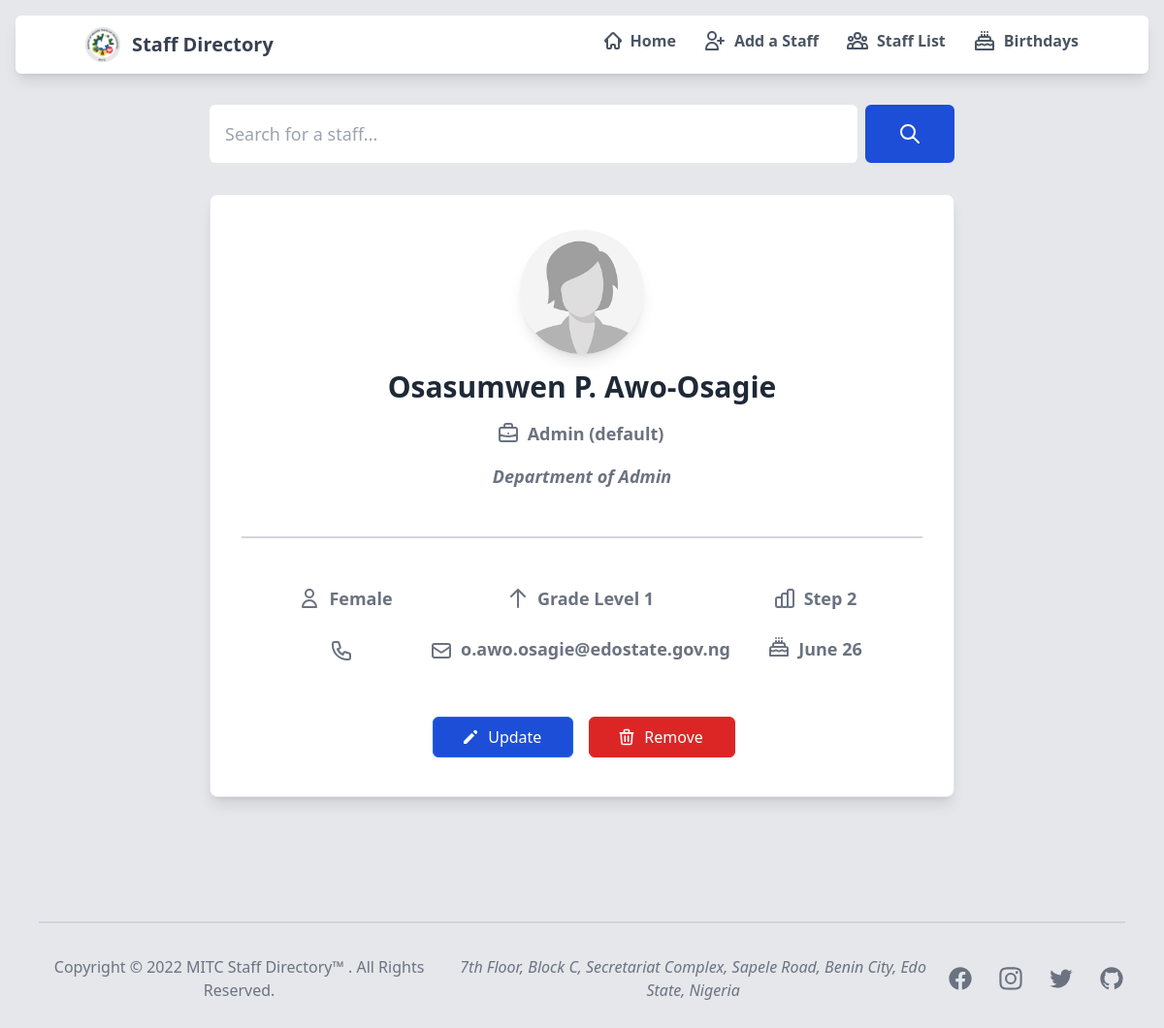
Page /staff/2 on the earlier database version.
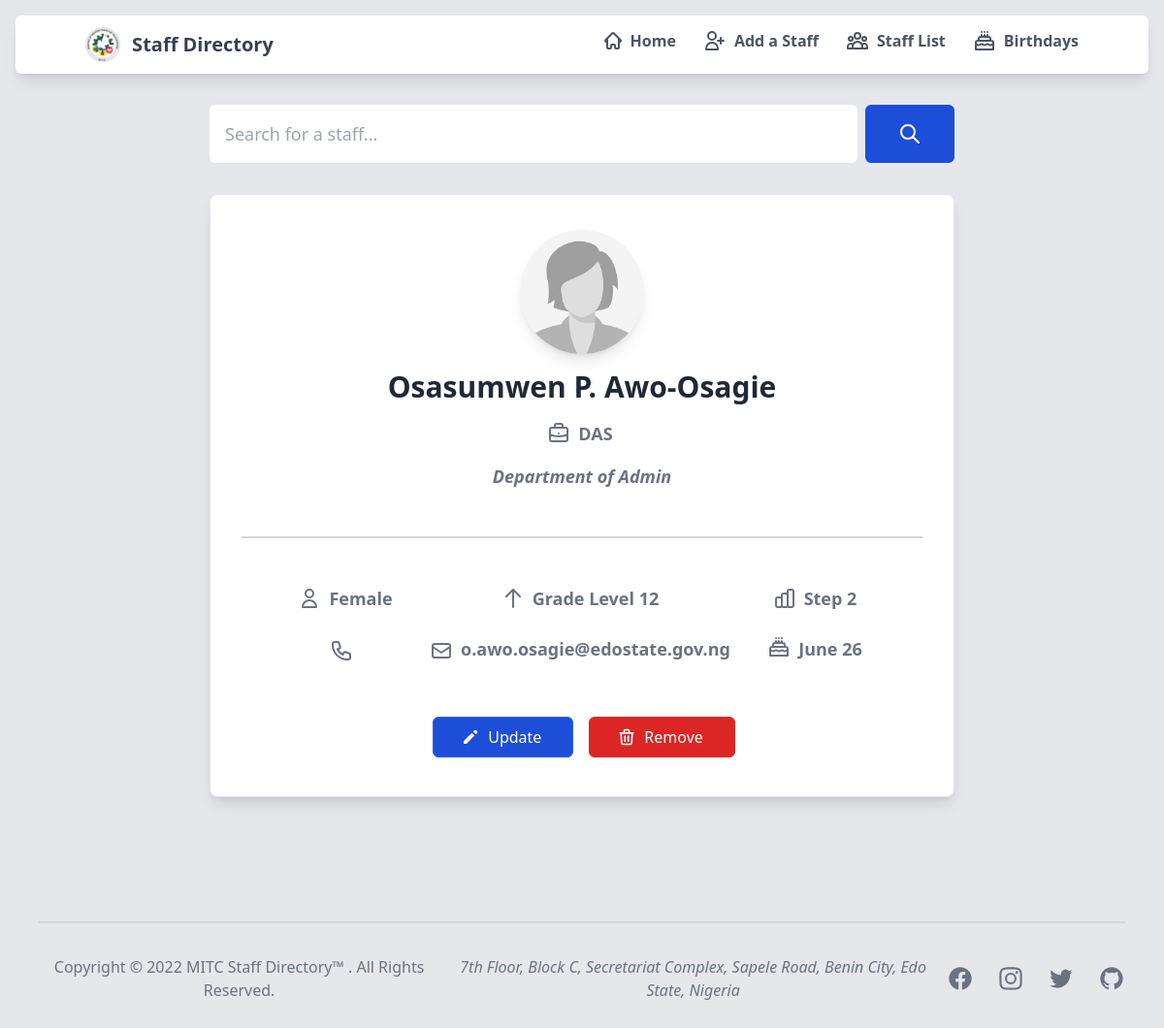
Same page on the later database version.
### sendmail/models.py (models this page shows, shortened)
class staffDetails(models.Model):
    first_name = models.CharField('First Name', max_length=20, null=False)
    middle_name = models.CharField('Middle Name', max_length=20, null=True, blank=True)
    last_name = models.CharField('Last Name', max_length=20, null=False)
    phone_number = PhoneNumberField('Phone Number', default='0800 000 0000')
    email = models.EmailField('Official Email', max_length = 254, null=False)
    cadre = models.CharField('Cadre', max_length=50, null=False)
    department = models.CharField('Department', max_length=100, null=False, default='Admin Dept (default)')
    level = models.IntegerField('Level', null=False)
    step = models.IntegerField('Step', null=False)
    staff_image = models.ImageField(
        verbose_name="Profile Picture",
        upload_to='staffimages',
        default='staffimages/default.jpg'
    )
    GENDER = (
        (1, 'Male'),
        (2, 'Female'),
        (3, 'Prefer not to say')
    )
    gender = models.IntegerField('Gender', choices=GENDER, default=2)
    def gender_verbose(self):
        return dict(staffDetails.GENDER)[self.gender]
    MONTHS = (
        (1, 'January'),
        (2, 'February'),
        (3, 'March'),
        (4, 'April'),
        (5, 'May'),
        (6, 'June'),
        (7, 'July'),
        (8, 'August'),
        (9, 'September'),
        (10, 'October'),
        (11, 'November'),
        (12, 'December')
    )
    birth_month = models.IntegerField('Birth Month', choices=MONTHS, default=1)
    birth_day = models.IntegerField('Birth Day', null=False)
    def birth_month_verbose(self):
        return dict(staffDetails.MONTHS)[self.birth_month]
    class Meta:
        db_table = 'sendmail_staffdetails'

### sendmail/views.py (the view)
# urls.py: re_path(r'^staff/(?P<pk>\d+)$', views.staffDetailsView.as_view(), name='staffdetails'),
class staffDetailsView(DetailView):
    context_object_name = 'staff'  # your own name for the list as a template variable
    template_name = 'staffdetails.html'
    def get_queryset(self):
        return staffDetails.objects.all().distinct()
    def get_context_data(self, **kwargs):
        context = super(staffDetailsView, self).get_context_data(**kwargs)
        context['phone_number_default'] = staffDetails._meta.get_field('phone_number').get_default()
        return context

### sendmail/templates/staffdetails.html (shortened to what the changed rows need)
{% extends "base.html" %}
{% load static tailwind_tags %}
{% load widget_tweaks %}
{% load static %}
{% block content %}
    <div class="max-w-3xl mx-auto px-8 mb-32 bg-white rounded-lg border border-gray-200 shadow-lg dark:bg-gray-800 dark:border-gray-700">
        <div class="flex flex-col items-center py-8">
            <img class="mb-4 mt-1 w-32 h-32 rounded-full shadow-lg" src="{{ staff.staff_image.url }}"
                alt="{{ staff.first_name }} {{ staff.last_name }} image">
            <h5 class="mb-4 text-3xl text-center mx-auto font-extrabold text-gray-800 dark:text-white">
                {{ staff.first_name.title }}
                {% if staff.middle_name.title %}
                    {{ staff.middle_name.title }}
                    {% else %}
                        <span></span>
                {% endif %}
                {{ staff.last_name.title }}
            </h5>
            <div class="flex flex-row items-center justify-center mb-4">
                <span class="inline-flex items-center">
                    {% if staff.cadre %}
                    <p class="items-center text-lg font-bold text-gray-500 dark:text-gray-400">{{ staff.cadre }}</p>
                        {% else %}
                            <p class="-mt-1 text-lg font-bold text-gray-500 dark:text-gray-400"><em>cadre not given</em></p>
                    {% endif %}
                </span>
            </div>
            <div class="flex flex-row items-center justify-center mb-8 md:mb-4">
                <span class="text-center">
                    {% if staff.department %}
                        {% if staff.first_name == 'Abieyuwa' %}
                            <p class="text-lg font-bold text-gray-500 dark:text-gray-400"><em>{{ staff.department }}</em></p>
                            {% else %}
                                <p class="text-lg font-bold text-gray-500 dark:text-gray-400"><em>Department of {{ staff.department }}</em></p>
                        {% endif %}
                        {% else %}
                            <p class="-mt-1 text-lg font-bold text-gray-500 dark:text-gray-400"><em>department not given</em></p>
                    {% endif %}
                </span>
            </div>
		    <hr class="mb-4 md:mb-2 border border-1 border-gray-300 w-full mx-auto dark:border-gray-700 lg:my-8">
            <div class="grid gap-6 mt-4 md:mt-4 mb-8 md:grid-cols-2 lg:grid-cols-3 justify-center">
                <div class="flex flex-row items-center justify-center">
                    <span class="inline-flex items-center">
                        <svg xmlns="http://www.w3.org/2000/svg" class="-ml-1 mr-2 text-gray-500 h-6 w-6" fill="none" viewBox="0 0 24 24"
                            stroke="currentColor" stroke-width="2">
                            <path stroke-linecap="round" stroke-linejoin="round"
                                d="M16 7a4 4 0 11-8 0 4 4 0 018 0zM12 14a7 7 0 00-7 7h14a7 7 0 00-7-7z" />
                        </svg>
                        <p class="text-lg font-bold text-gray-500 text-center dark:text-gray-400">{{ staff.gender_verbose }}</p>
                    </span>
                </div>
                <div class="flex flex-row items-center justify-center">
                    <span class="inline-flex items-center">
                        <svg xmlns="http://www.w3.org/2000/svg" class="-ml-1 mr-2 text-gray-500 h-6 w-6" fill="none" viewBox="0 0 24 24" stroke="currentColor"
                            stroke-width="2">
                            <path stroke-linecap="round" stroke-linejoin="round" d="M5 10l7-7m0 0l7 7m-7-7v18" />
                        </svg>
                        {% if staff.level %}
                            <p class="text-lg font-bold text-gray-500 dark:text-gray-400">Grade Level {{ staff.level }}</p>
                            {% else %}
                                <span class="-mt-1 text-lg font-bold text-gray-500 dark:text-gray-400"><em>not given</em></span>
                        {% endif %}
                    </span>
                </div>
                <div class="flex flex-row align-middle justify-center">
                    <span class="inline-flex items-center">
                        {% if staff.step %}
                            <p class="text-lg font-bold text-gray-500 dark:text-gray-400">Step {{ staff.step }}</p>
                            {% else %}
                                <span class="-mt-1 text-lg font-bold text-gray-500 dark:text-gray-400"><em>not given</em></span>
                        {% endif %}
                    </span>
                </div>
                <div class="flex flex-row items-center justify-center">
                </div>
                <div class="flex flex-row items-center justify-center">
                    <span class="inline-flex">
                        {% if staff.email %}
                            <p class="text-lg font-bold text-gray-500 dark:text-gray-400">{{ staff.email }}</p>
                            {% else %}
                                <span class="text-lg font-bold text-gray-500 dark:text-gray-400"><em>email not given</em></span>
                        {% endif %}
                    </span>
                </div>
                <div class="flex flex-row items-center justify-center">
                    <span class="inline-flex">
                        {% if staff.birth_day %}
                            <p class="text-lg font-bold text-gray-500 dark:text-gray-400">{{ staff.birth_month_verbose }} {{ staff.birth_day }}</p>
                            {% else %}
                                <span class="text-lg font-bold text-gray-500 dark:text-gray-400"><em>birthday</em></span>
                        {% endif %}
                    </span>
                </div>
            </div>
            <div class="flex mt-4 mb-2 space-x-3 lg:mt-6">
                <a href="{% url 'updatestaff' staff.id %}">
                </a>
                <button id="openmodal" type="button" class="inline-flex items-center ml-1 px-8 py-2 border border-red-600 rounded-md shadow-sm
                                                            text-md font-medium text-white bg-red-600 hover:border-red-700 hover:bg-red-700
                                                            focus:outline-none focus:ring-4 focus:ring-red-400">
                </button>
            </div>
        </div>
    </div>
{% endblock %}

Differences in the rows shown:
changed staffDetails "Osasumwen": cadre "Admin (default)" → "DAS"; level "1" → "12"
